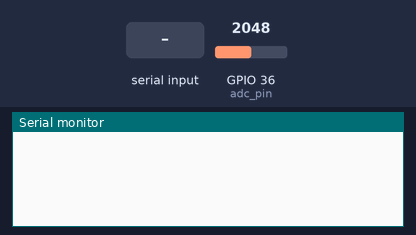
Bench run of a sketch on a simulated ESP32. Parts: the last lines printed to the serial monitor. The test bench sets the inputs (shaded band); at power-on: GPIO 36 (adc_pin) = 2048.

Above: at 0.8 s.
0.9 s: "avg\n" received over Serial
At 1.7 s:
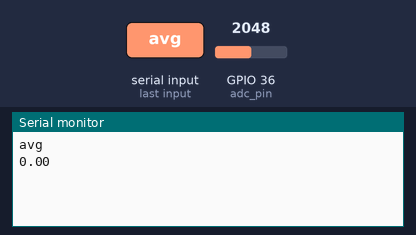
2.4 s: "1\n" received over Serial
At 2.8 s:
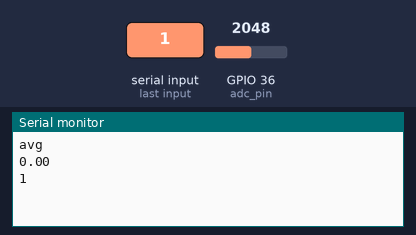

Measured:
- after the input at 0.9 s, the serial monitor: prints a new line at once (image 1)
- after the input at 2.4 s, the serial monitor: prints a new line at once (image 2)

The sketch:

HardwareInterrupts.ino
```cpp
//* Challenge (https://www.digikey.ca/en/maker/projects/introduction-to-rtos-solution-to-part-9-hardware-interrupts/3ae7a68462584e1eb408e1638002e9ed)
// * Your challenge is to create a sampling, processing, and interface system using hardware interrupts
// * and whatever kernel objects (e.g. queues, mutexes, and semaphores) you might need.
// *
// * You should implement a hardware timer in the ESP32
// * that samples from an ADC pin once every 100 ms. This sampled data should be copied to a
// * double buffer (you could also use a circular buffer). Whenever one of the buffers is full,
// * the ISR should notify Task A.
// *
// * Task A, when it receives notification from the ISR, should wake up and compute the average
// * of the previously collected 10 samples. Note that during this calculation time, the ISR
// * may trigger again. This is where a double (or circular) buffer will help: you can process
// * one buffer while the other is filling up.
// *
// * When Task A is finished, it should update a global floating point variable that contains
// * the newly computed average. Do not assume that writing to this floating point variable will
// * take a single instruction cycle! You will need to protect that action as we saw in the queue episode.
// *
// * Task B should echo any characters received over the serial port back to the same serial port. If the
// * command “avg” is entered, it should display whatever is in the global average variable.

#include <Arduino.h>

static const uint16_t timer_divider = 80; //Max frequency is 80MHz
static const uint64_t timer_max_count = 100000; //When the interrupt occurs
//^^^ Currently, hw timer ticks 1 million times per second, and interrupt occurs every 100k ticks
//(interrupt has 10Hz frequency)

//12 bit embedded ADC pin value
static const int adc_pin = A0;

//Creating my kernel object handles
static TaskHandle_t task1_handle;
static TaskHandle_t task2_handle;


static hw_timer_t *timer = NULL;
static volatile uint16_t value;
static SemaphoreHandle_t binary_sem = NULL;

static SemaphoreHandle_t mutex = NULL;

static portMUX_TYPE spinlock = portMUX_INITIALIZER_UNLOCKED;

static int circ_buf[10] = {};
static int buf_idx = 0;
static float global_avg = 0;

void task1( void * pvParameters ) {
  while(1) {
    float loc_avg = 0;
    xSemaphoreTake(binary_sem, portMAX_DELAY);
    for (int i = 0; i < 10; i++) {
      loc_avg += circ_buf[i];
    }
    loc_avg /= 10;
    //Convert binary value to voltage (reference is 3.3V, resolution is 12 bits)
    loc_avg = loc_avg / 4095 * 3.3;
    //global_avg is accessed by both task1 and task2, thus it needs a lock
    xSemaphoreTake(mutex, portMAX_DELAY);
    global_avg = loc_avg;
    xSemaphoreGive(mutex);
  }
}

void task2( void * pvParameters ) {
  while(1) {
    if (Serial.available()) {
      String a = Serial.readStringUntil('\n');
      Serial.println(a);
      if (a == "avg") {
        //Make sure to read global_avg without interrupting task2 writing to global_avg
        xSemaphoreTake(mutex, portMAX_DELAY);
        Serial.println(global_avg);
        xSemaphoreGive(mutex);
      }
    }
  }
}
void IRAM_ATTR onTimer() {

  BaseType_t task_woken = pdFALSE;

  portENTER_CRITICAL_ISR(&spinlock);    //Enter a critical section, using "spinlock" to prevent tasks on other
                                        //cores from running critical sections locked by that same "spinlock"
                                        //and to disable interrupts

  //CRITICAL SECTION:

  circ_buf[buf_idx] = analogRead(adc_pin);          // * Read ADC value
  if (buf_idx == 9) {
    buf_idx = 0;
    xSemaphoreGiveFromISR(binary_sem, &task_woken);   //task_woken is set to true if a task will be re-enabled
                                                      //due to this semaphore being given
  }
  else { buf_idx++; }

  //END CRITICAL SECTION

  portEXIT_CRITICAL_ISR(&spinlock);     //Leave critical section, release "spinlock"

  //Exit from ISR
  if (task_woken) {
    portYIELD_FROM_ISR(); //This causes scheduler to run immediately after interrupt runs.
  }
}

void setup() {
  // put your setup code here, to run once:
  Serial.begin(115200);

  //Create binary semaphore
  binary_sem = xSemaphoreCreateBinary();

  if (binary_sem == NULL) {
    Serial.println("Couldn't create binary semaphore");
    ESP.restart();
  }

  //Create mutex
  mutex = xSemaphoreCreateMutex();

  //Initialize some hardware timer!
  timer = timerBegin(0, timer_divider, true); //Timer #, divider, counts up?
  //"Attach"/attribute an interrupt "function" to this timer
  timerAttachInterrupt(timer, &onTimer, true); //Timer, function, [rising] edge - though docs say only LEVEL trigger is currently supported
  //At what count the ISR should trigger
  timerAlarmWrite(timer, timer_max_count, true);  //Timer, time, autoreload?
  //Allow it to start triggering
  timerAlarmEnable(timer);

  //Tasks 1 & 2 have same core and priority meaning the scheduler
  //will try to alternate between them every tick
  xTaskCreatePinnedToCore(
    task1,
    "Task 1",
    1024,
    NULL,
    0,
    &task1_handle,
    1
  );

  xTaskCreatePinnedToCore(
    task2,
    "Task 2",
    1024,
    NULL,
    0,
    &task2_handle,
    1
  );

  //Delete the setup/loop tasks
  vTaskDelete(NULL);
}

void loop() {
  // put your main code here, to run repeatedly:
}
```
